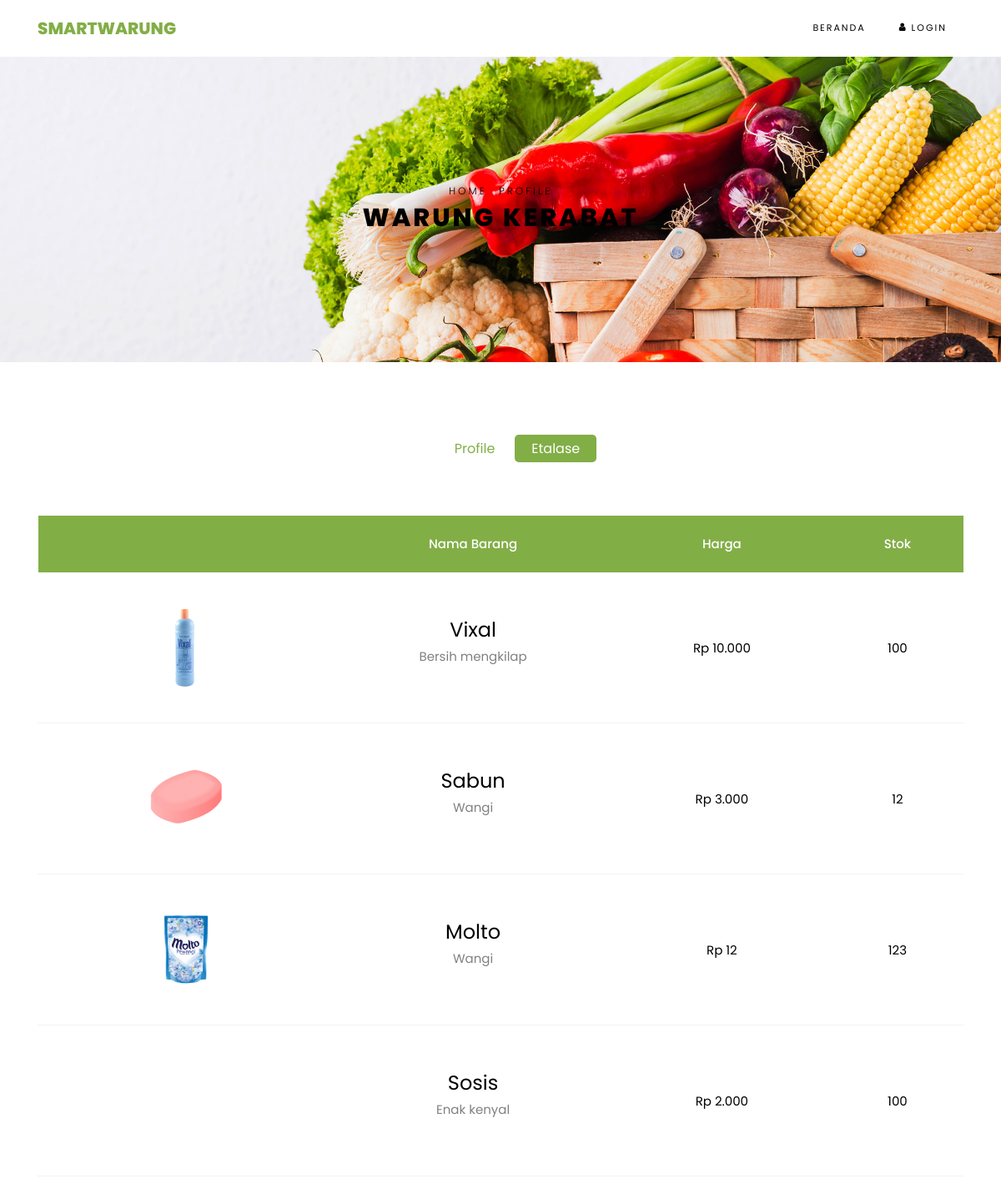
The app's page /profile/etalase/kerabat, older data.
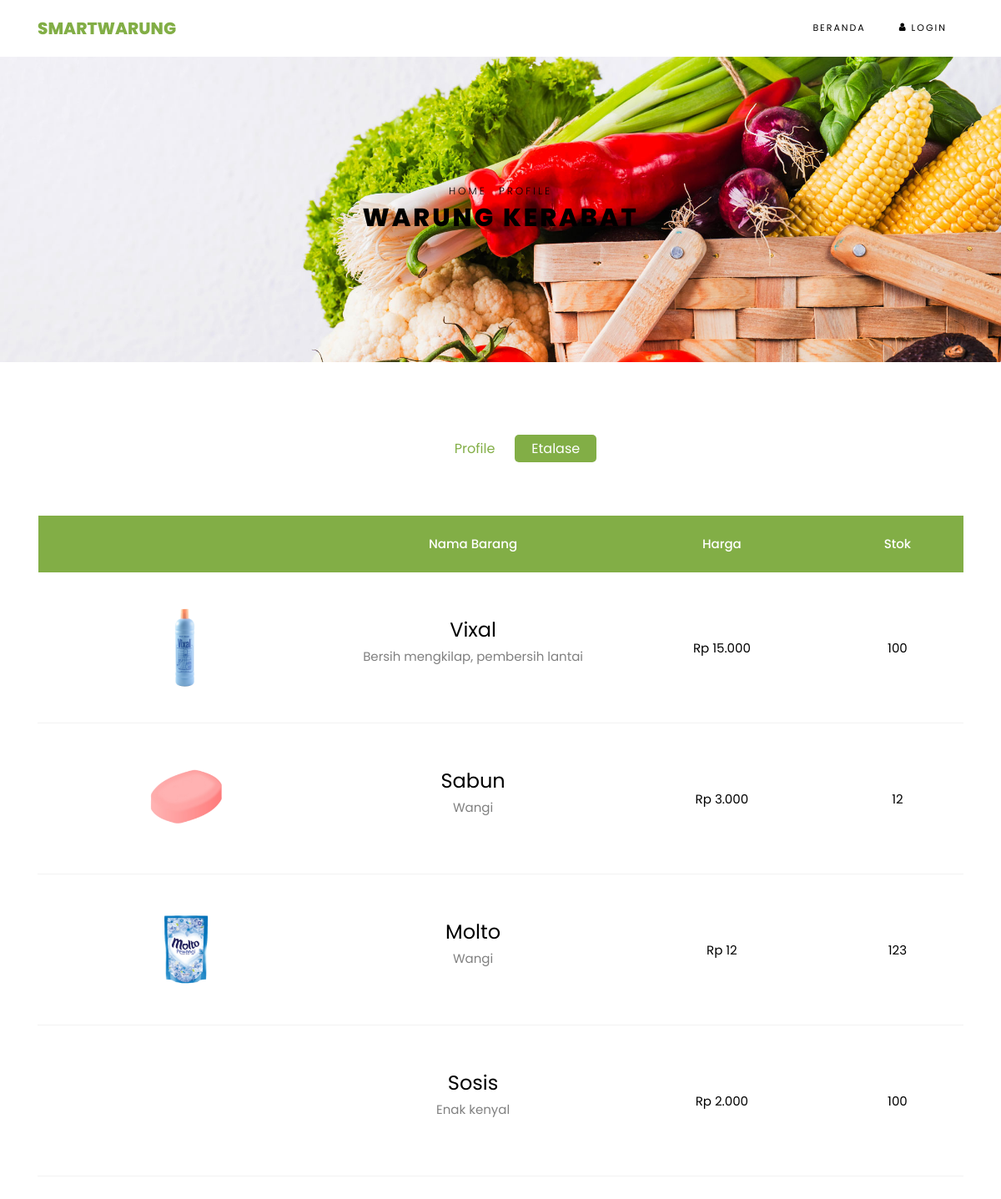
The same page, newer data.
### tables this page shows
CREATE TABLE `users` (
  `name` varchar(255) NOT NULL,
  `username` varchar(255) NOT NULL,
  `password` varchar(255) NOT NULL,
  `phone` varchar(255) NOT NULL,
  `email` varchar(255) NOT NULL,
  `role` int(11) DEFAULT NULL,
  `photo` text
);

CREATE TABLE `items` (
  `id` int(11) NOT NULL,
  `username` varchar(255) NOT NULL,
  `name` varchar(255) NOT NULL,
  `category` int(11) NOT NULL,
  `stock` int(11) NOT NULL,
  `price` int(11) NOT NULL,
  `description` text NOT NULL,
  `photo` text NOT NULL
);

### application/controllers/profile.php (called while the page is built, shortened)
<?php
class profile extends CI_Controller {
    public function __construct(){
        $this->load->model('users');
        $this->load->model('invoices');
        $this->load->model('items');
        $this->load->library('form_validation');
    }
    public function etalase($username){
        $data['items'] = $this->items->get_all_username($username);
        $data['user'] = $this->users->get_username($username);
        $data['active'] = 'etalase';
        $this->load->view('template/header');
        $this->load->view('profile/etalase',$data);
        $this->load->view('template/footer');
    }
}?>

### index.php (called while the page is built, shortened)
<?php
require_once BASEPATH.'core/CodeIgniter.php';

### application/models/users.php (called while the page is built, shortened)
<?php
class users extends CI_Model {
    public function get_username($username){
        $this->db->where('username', $username);
        return $this->db->get('users')->row_array();
    }
}
?>

### application/models/items.php (called while the page is built, shortened)
<?php
class items extends CI_Model {
    public function get_all_username($username){
        $this->db->where('username',$username);
        return $this->db->get('items')->result_array();
    }
}
?>

### application/views/profile/etalase.php (the view, shortened to what this page needs)
<div class="hero-wrap hero-bread" style="background-image: url('images/bg_1.jpg');">
	<div class="container">
	<div class="row no-gutters slider-text align-items-center justify-content-center">
		<div class="col-md-9 ftco-animate text-center">
		<p class="breadcrumbs" style="color: black;"><span class="mr-2" ><a href="<?php echo base_url(); ?>" style="color: black;">Home</a></span> <span style="color: black;">Profile</span></p>
		<h1 class="mb-0 bread" style="color: black;"><?php echo $user['name']; ?></h1>
		</div>
	</div>
	</div>
</div>
    <section class="ftco-section">
    <div class="container">
        <div class="row justify-content-center">
            <div class="col-md-10 mb-5 text-center">
                <ul class="product-category">
                <?php include APPPATH.'views/profile/menu.php'; ?>
                </ul>
            </div>
        </div>
        <div class="row">
            <div class="container">
                    <div class="row">
                    <div class="col-md-12 ftco-animate">
                        <div class="cart-list">
                            <table class="table">
                                <thead class="thead-primary">
                                <tr class="text-center">
                                    <th>&nbsp;</th>
                                    <th>Nama Barang</th>
                                    <th>Harga</th>
                                    <th>Stok</th>
                                </tr>
                                </thead>
                                <tbody>
                                <?php foreach($items as $item): ?>
                                <tr class="text-center">
                                    <td class="image-prod"><div class="img" style="background-image:url(<?php $photos = explode(',',$item['photo']); echo base_url('assets/uploads/').$photos[0]?>);"></div></td>
                                    <td class="product-name">
                                        <a href="<?php echo site_url('item/show/').$item['id'] ?>" class="h4"><?php echo $item['name'] ?></a>
                                        <p><?php echo $item['description'] ?></p>
                                    </td>
                                    <td class="price"><?php echo "Rp ".number_format($item['price'], 0, ".", ".") ?></td>
                                    <td class="price">
                                        <?php echo $item['stock']; ?>
                                    </div>
                                <?php endforeach; ?>
                        </div>
                    </div>
</section>

### application/views/template/header.php (shortened to what this page needs)
<!DOCTYPE html>
<html lang="en">
  <head>
    <link rel="stylesheet" href="<?php echo base_url('assets/') ?>css/open-iconic-bootstrap.min.css">
    <link rel="stylesheet" href="<?php echo base_url('assets/') ?>css/animate.css">
    <link rel="stylesheet" href="<?php echo base_url('assets/') ?>css/owl.carousel.min.css">
    <link rel="stylesheet" href="<?php echo base_url('assets/') ?>css/owl.theme.default.min.css">
    <link rel="stylesheet" href="<?php echo base_url('assets/') ?>css/magnific-popup.css">
    <link rel="stylesheet" href="<?php echo base_url('assets/') ?>css/aos.css">
    <link rel="stylesheet" href="<?php echo base_url('assets/') ?>css/ionicons.min.css">
    <link rel="stylesheet" href="<?php echo base_url('assets/') ?>css/bootstrap-datepicker.css">
    <link rel="stylesheet" href="<?php echo base_url('assets/') ?>css/jquery.timepicker.css">
    <link rel="stylesheet" href="<?php echo base_url('assets/') ?>css/flaticon.css">
    <link rel="stylesheet" href="<?php echo base_url('assets/') ?>css/icomoon.css">
    <link rel="stylesheet" href="<?php echo base_url('assets/') ?>css/style.css">
  </head>
  <body class="goto-here">
    <nav class="navbar navbar-expand-lg navbar-dark ftco_navbar bg-dark ftco-navbar-light" id="ftco-navbar">
	    <div class="container">
	      <a class="navbar-brand" href="<?php echo base_url() ?>">smartwarung</a>
	      <div class="collapse navbar-collapse" id="ftco-nav">
	        <ul class="navbar-nav ml-auto">
            <?php if($this->session->userdata('role')!=99): ?>
            <li class="nav-item active"><a href="<?php echo base_url() ?>" class="nav-link">Beranda</a></li>
            <?php endif; ?>
            <?php if($this->session->userdata('role') == null): ?>
              <li class="nav-item cta"><a href="<?php echo site_url('auth/login') ?>" class="nav-link"><span class="icon-user"></span> Login</a></li>
            <?php endif; ?>
	        </ul>
	      </div>
	    </div>
    </nav>

### application/views/profile/menu.php (shortened to what this page needs)
<?php if($user['role'] == 0): ?>
    <li><a <?php echo($active == 'index'?'class="active"':'') ?> href="<?php echo site_url('profile')?>">Profile</a></li>
    <?php if($this->session->userdata('username')==$user['username']): ?>
    <li><a <?php echo($active == 'order'?'class="active"':'') ?> href="<?php echo site_url('profile/order') ?>">Pesanan saya</a></li>
    <?php endif; ?>
<?php elseif($user['role'] == 1): ?>
    <li><a <?php echo($active == 'index'?'class="active"':'') ?> href="<?php echo site_url('profile')?>">Profile</a></li>
    <li><a <?php echo($active == 'etalase'?'class="active"':'') ?> href="<?php echo site_url('profile/etalase/').$user['username'] ?>">Etalase</a></li>
<?php endif; ?>

### assets/css/icomoon.css (style rules this page uses)
[class^="icon-"], [class*=" icon-"] { font-family: 'icomoon' !important; speak: none; font-style: normal; font-weight: normal; font-variant: normal; text-transform: none; line-height: 1; -webkit-font-smoothing: antialiased; -moz-osx-font-smoothing: grayscale; }
.icon-user:before { content: "\f007"; }

Row changes from the older to the newer data that the page shows:
changed items "Vixal": description "Bersih mengkilap" → "Bersih mengkilap, pembersih lantai"; price "10.000" → "15.000"
